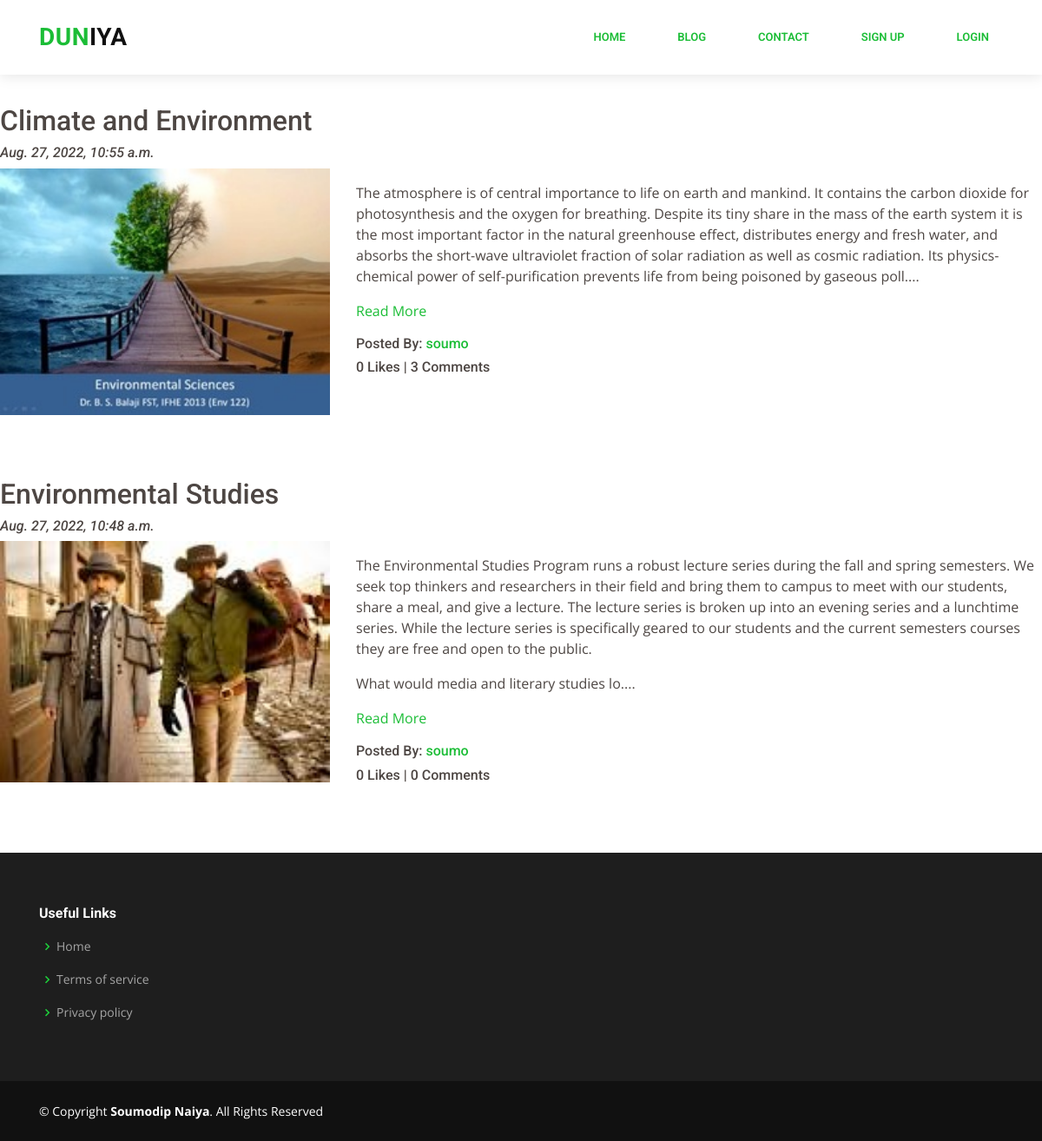
Screenshot of /blog/ with the database file from the repository.
### App_Blog/models.py (models this page shows, shortened)
class Blog(models.Model):
    author = models.ForeignKey(User, on_delete=models.CASCADE, related_name='post_author')
    blog_title = models.CharField(max_length=264, verbose_name="Put a Title")
    slug = models.SlugField(max_length=264, unique=True)
    blog_content = models.TextField(verbose_name="What is on your mind?")
    blog_image = models.ImageField(upload_to='blog_images', verbose_name="Blog Image")
    publish_date = models.DateTimeField(auto_now_add=True)
    update_date = models.DateTimeField(auto_now=True)
    class Meta:
        ordering = ['-publish_date']

### App_Blog/views.py (the view)
# urls.py: path('', views.BlogList.as_view(), name='blog_list'),
class BlogList(ListView):
    context_object_name = 'blogs'
    model = Blog
    template_name = 'App_Blog/blog_list.html'

### App_Blog/templatetags/custom_filters.py (called while the page is built)
def range_filter(value):
    return value[0:500] + "...."

### templates/App_Blog/blog_list.html (shortened to what this page needs)
{% extends 'base.html' %}
{% load custom_filters %}
{% block body_block %}
<br><br><br><br>
{% for blog in blogs %}
<h2> {{ blog.blog_title }}</h2>
<h6><i>{{ blog.publish_date }}</i></h6>
<div class="row">
  <div class="col-sm-4">
    <img src="/media/{{blog.blog_image}}" alt="{{ blog.blog_title }}" title="{{ blog.blog_title }}" width="100%">
  </div>
  <div class="col-sm-8">
    <p>{{ blog.blog_content|range_filter|linebreaks }}
      <a href="{% url 'App_Blog:blog_details' slug=blog.slug %}">Read More</a>
    </p>
    <h6>Posted By: <a href="#">{{ blog.author }}</a></h6>
    <h6>{{ blog.liked_blog.count }} Likes | {{ blog.blog_comment.count }} Comments</h6>
  </div>
</div>
<br><br><br>
{% endfor %}
{% endblock %}

### templates/base.html (shortened to what this page needs)
{% load static %}
<!DOCTYPE html>
<html lang="en">
<head>
  <link href="{% static 'vendor/bootstrap/css/bootstrap.min.css' %} " rel="stylesheet">
  <link href="{% static 'vendor/icofont/icofont.min.css' %}" rel="stylesheet">
  <link href="{% static 'vendor/boxicons/css/boxicons.min.css' %}" rel="stylesheet">
  <link href="{% static 'vendor/animate.css/animate.min.css' %}" rel="stylesheet">
  <link href="{% static 'vendor/venobox/venobox.css' %}" rel="stylesheet">
  <link href="{% static 'vendor/owl.carousel/assets/owl.carousel.min.css' %}" rel="stylesheet">
  <link href="{% static 'vendor/aos/aos.css' %}" rel="stylesheet">
  <link href="{% static 'vendor/remixicon/remixicon.css' %}" rel="stylesheet">
  <link href="{% static 'css/style.css' %}" rel="stylesheet">
</head>
<body>
  <header id="header" class="fixed-top">
    <div class="container d-flex align-items-center">
      <h1 class="logo mr-auto"><a href="{% url 'home' %}"><span>Dun</span>iya</a></h1>
      <nav class="nav-menu d-none d-lg-block">
        <ul>
          <li class="nav-item active"><a class="nav-link" href="{% url 'home' %}">Home</a></li>
          <li class="nav-item active"><a class="nav-link" href="{% url 'App_Blog:blog_list' %}">Blog</a></li>
          <li class="nav-item active"><a class="nav-link" href="{% url 'contact' %}">Contact</a></li>
          {% if user.is_authenticated %}
          <li class="nav-item active">
            <a class="nav-link" href="{% url 'App_Blog:create_blog' %}">Write Blog</a>
          </li>
          <li class="nav-item active">
            <a class="nav-link" href="{% url 'App_Login:logout' %}">Logout</a>
          </li>
            <div class="nav-item dropdown nav-link">
              <a class="nav-link dropdown-toggle" href="#" id="navbardrop" data-toggle="dropdown">
                {{ user.username }}
              </a>
              <div class="dropdown-menu">
                <a class="dropdown-item" href="{% url 'App_Blog:my_blogs' %}">My Blog</a>
                <a class="dropdown-item" href="{% url 'App_Login:profile' %}">Your Profile</a>
                <a class="dropdown-item" href="{% url 'App_Login:logout' %}">Logout</a>
              </div>
          {% else %}
          <li class="nav-item active">
            <a class="nav-link" href="{% url 'App_Login:signup' %}">Sign Up</a>
          </li>
          <li class="nav-item active">
            <a class="nav-link" href="{% url 'App_Login:signin' %}">Login</a>
          </li>
          {% endif %}
        </ul>
      </nav>
    </div>
  </header>
<br>
  <main id="main">
    {% block body_block %}
    {% endblock %}
  </main>
  <footer id="footer">
    <div class="footer-top">
      <div class="container">
        <div class="row">
          <div class="col-lg-2 col-md-6 footer-links">
            <h4>Useful Links</h4>
            <ul>
              <li><i class="bx bx-chevron-right"></i> <a href="/">Home</a></li>
              <li><i class="bx bx-chevron-right"></i> <a href="#">Terms of service</a></li>
              <li><i class="bx bx-chevron-right"></i> <a href="#">Privacy policy</a></li>
            </ul>
          </div>
        </div>
      </div>
    </div>
    <div class="container d-md-flex py-4">
      <div class="mr-md-auto text-center text-md-left">
        <div class="copyright">
          &copy; Copyright <strong><span>Soumodip Naiya</span></strong>. All Rights Reserved
        </div>
  </footer>
</body>
</html>

### static/css/style.css (style rules this page uses)
body { font-family: "Open Sans", sans-serif; color: #4d4643; }
a { color: #1bbd36; }
h1, h2, h3, h4, h5, h6 { font-family: "Roboto", sans-serif; }
#header { background: #fff; transition: all 0.5s; z-index: 997; padding: 15px 0; box-shadow: 0px 2px 15px rgba(0, 0, 0, 0.1); }
#header .logo { font-size: 28px; margin: 0; padding: 0; line-height: 1; font-weight: 700; letter-spacing: 0.5px; text-transform: uppercase; }
#header .logo a { color: #111; }
#header .logo a span { color: #1bbd36; }
.nav-menu ul { margin: 0; padding: 0; list-style: none; }
.nav-menu > ul { display: flex; }
.nav-menu > ul > li { position: relative; white-space: nowrap; padding: 10px 0 10px 28px; }
.nav-menu a { display: block; position: relative; color: #111; transition: 0.3s; font-size: 13px; text-transform: uppercase; font-weight: 600; font-family: "Roboto", sans-serif; }
.nav-menu a:hover, .nav-menu .active > a, .nav-menu li:hover > a { color: #1bbd36; }
.mobile-nav { position: fixed; top: 55px; right: 15px; bottom: 15px; left: 15px; z-index: 9999; overflow-y: auto; background: #fff; transition: ease-in-out 0.2s; opacity: 0; visibility: hidden; border-radius: 10px; padding: 10px 0; }
.mobile-nav * { margin: 0; padding: 0; list-style: none; }
.mobile-nav a { display: block; position: relative; color: #111; padding: 10px 20px; font-weight: 500; outline: none; }
.mobile-nav a:hover, .mobile-nav .active > a, .mobile-nav li:hover > a { color: #1bbd36; text-decoration: none; }
#footer { color: #fff; font-size: 14px; background: #111; }
#footer .footer-top { padding: 60px 0 30px 0; background: #1e1e1e; }
#footer .footer-top h4 { font-size: 16px; font-weight: bold; color: #fff; position: relative; padding-bottom: 12px; }
#footer .footer-top .footer-links { margin-bottom: 30px; }
#footer .footer-top .footer-links ul { list-style: none; padding: 0; margin: 0; }
#footer .footer-top .footer-links ul i { padding-right: 2px; color: #1ed33c; font-size: 18px; line-height: 1; }
#footer .footer-top .footer-links ul li { padding: 10px 0; display: flex; align-items: center; }
#footer .footer-top .footer-links ul li:first-child { padding-top: 0; }
#footer .footer-top .footer-links ul a { color: rgba(255, 255, 255, 0.6); transition: 0.3s; display: inline-block; line-height: 1; }

### rows the page displays
Blog: blog_title "Climate and Environment", publish_date "Aug. 27, 2022, 10:55 a.m.", blog_image (picture), blog_content|range_filter "The atmosphere is of central importance to life on earth and mankind. It contains the carbon dioxide for photosynthesis and the oxygen for breathing. Despite its tiny share in the mass of the earth system it is the most important factor in the natural greenhouse effect, distributes energy and fresh water, and absorbs the short-wave ultraviolet fraction of solar radiation as well as cosmic radiation. Its physics-chemical power of self-purification prevents life from being poisoned by gaseous poll....", author "soumo", liked_blog.count "0", blog_comment.count "3"
Blog: blog_title "Environmental Studies", publish_date "Aug. 27, 2022, 10:48 a.m.", blog_image (picture), blog_content|range_filter "The Environmental Studies Program runs a robust lecture series during the fall and spring semesters. We seek top thinkers and researchers in their field and bring them to campus to meet with our students, share a meal, and give a lecture. The lecture series is broken up into an evening series and a lunchtime series. While the lecture series is specifically geared to our students and the current semesters courses they are free and open to the public. What would media and literary studies lo....", author "soumo", liked_blog.count "0", blog_comment.count "0"
